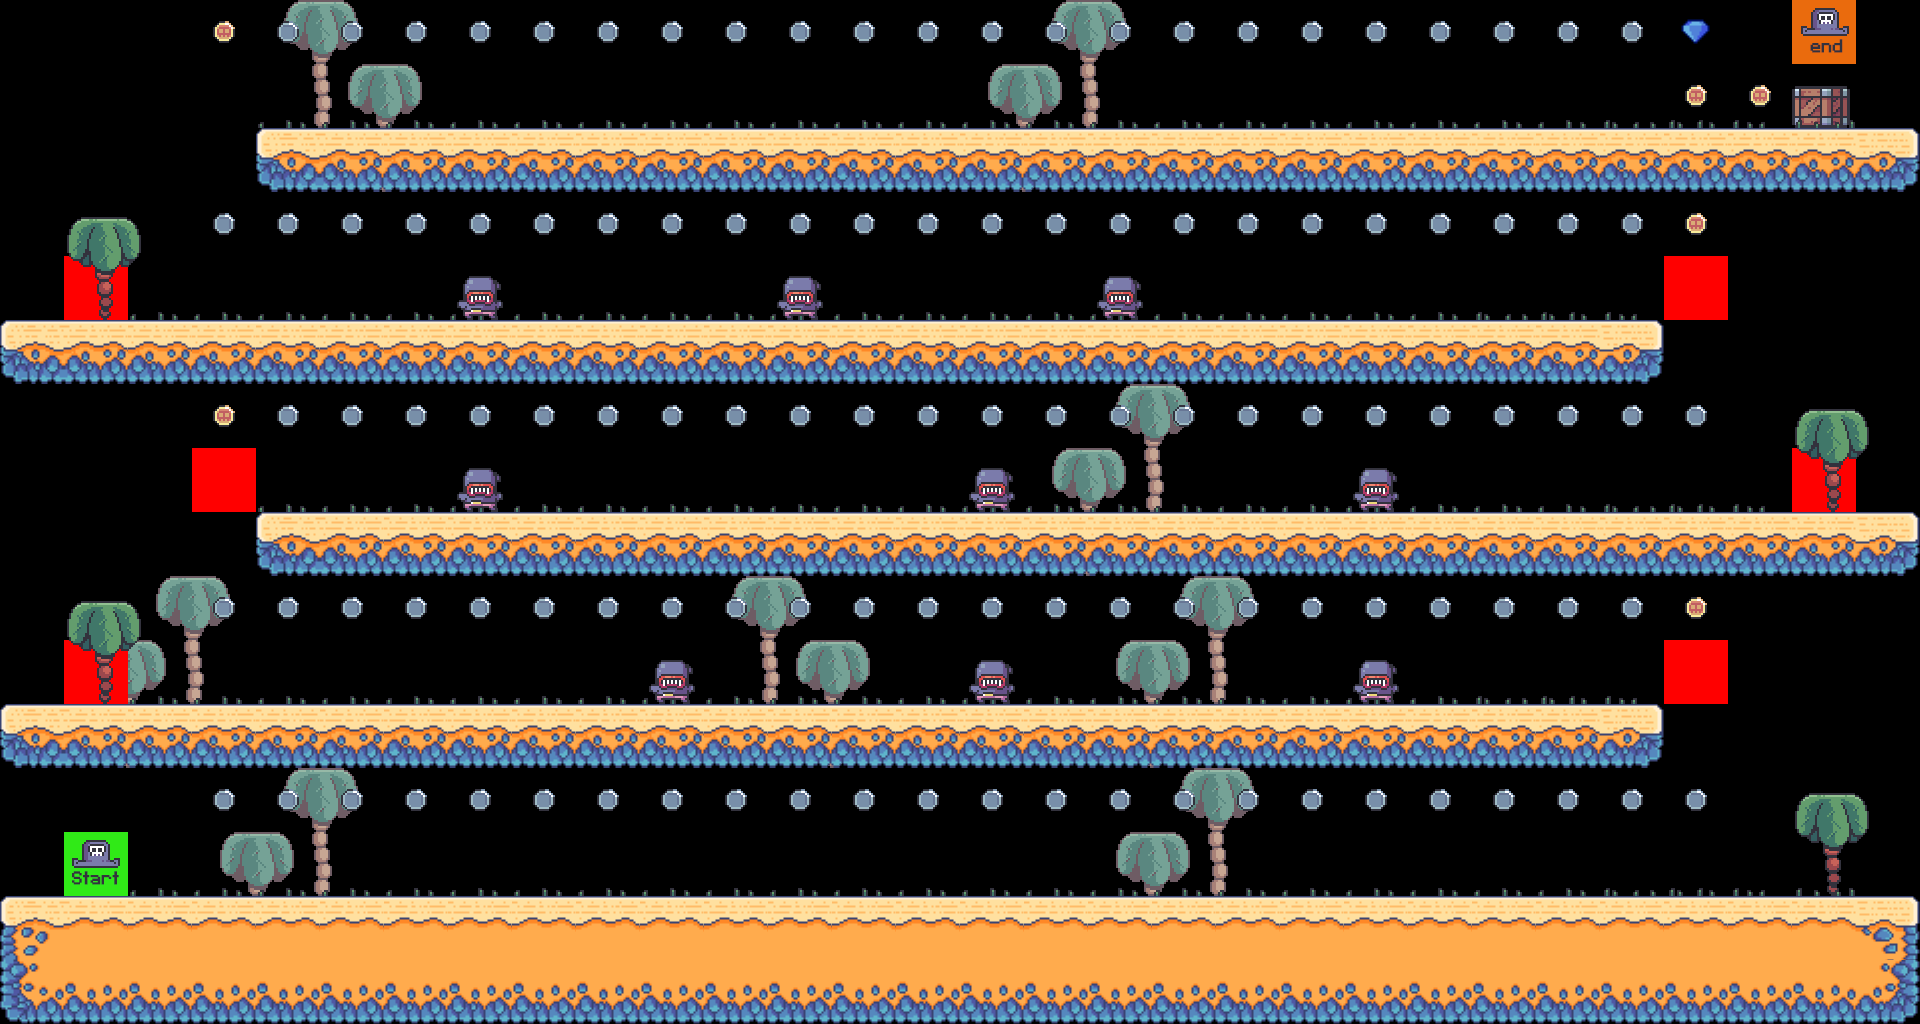

A level layout from a 2D game, rendered from its tile map. Below: a short description, then the map file with tile-grid data replaced by summaries:
An orthogonal 30x16 tile map with 64x64 px tiles, 10 tile layers (bg_palms, terrain, crates, grass, ...), 8 tilesets.

<map version="1.9" tiledversion="1.9.2" orientation="orthogonal" renderorder="right-down" width="30" height="16" tilewidth="64" tileheight="64" infinite="0" nextlayerid="11" nextobjectid="1">
 <editorsettings>
  <export target="../10/level_10.csv" format="csv" />
 </editorsettings>
 <tileset firstgid="1" source="../tilesets/sand_tiles.tsx" />
 <tileset firstgid="86" source="../tilesets/palms.tsx" />
 <tileset firstgid="89" source="../tilesets/crates.tsx" />
 <tileset firstgid="90" source="../tilesets/grass_tiles.tsx" />
 <tileset firstgid="95" source="../tilesets/enemy_tiles.tsx" />
 <tileset firstgid="97" source="../tilesets/coin_tiles.tsx" />
 <tileset firstgid="99" source="../tilesets/diamond_tile.tsx" />
 <tileset firstgid="100" source="../tilesets/setup_tiles.tsx" />
 <layer id="2" name="bg_palms" width="30" height="16">
  <data>[480 cells, 16 non-empty, 1 distinct tile ids]</data>
 </layer>
 <layer id="1" name="terrain" width="30" height="16">
  <data>[480 cells, 164 non-empty, 9 distinct tile ids]</data>
 </layer>
 <layer id="3" name="crates" width="30" height="16">
  <data>[480 cells, 1 non-empty, 1 distinct tile ids]</data>
 </layer>
 <layer id="4" name="grass" width="30" height="16">
  <data>[480 cells, 128 non-empty, 5 distinct tile ids]</data>
 </layer>
 <layer id="5" name="enemies" width="30" height="16">
  <data>[480 cells, 9 non-empty, 1 distinct tile ids]</data>
 </layer>
 <layer id="6" name="constraints" width="30" height="16">
  <data>[480 cells, 6 non-empty, 1 distinct tile ids]</data>
 </layer>
 <layer id="10" name="fg_palms" width="30" height="16">
  <data>[480 cells, 4 non-empty, 1 distinct tile ids]</data>
 </layer>
 <layer id="7" name="coins" width="30" height="16">
  <data>[480 cells, 121 non-empty, 2 distinct tile ids]</data>
 </layer>
 <layer id="8" name="diamond" width="30" height="16">
  <data>[480 cells, 1 non-empty, 1 distinct tile ids]</data>
 </layer>
 <layer id="9" name="player" width="30" height="16">
  <data>[480 cells, 2 non-empty, 2 distinct tile ids]</data>
 </layer>
</map>
